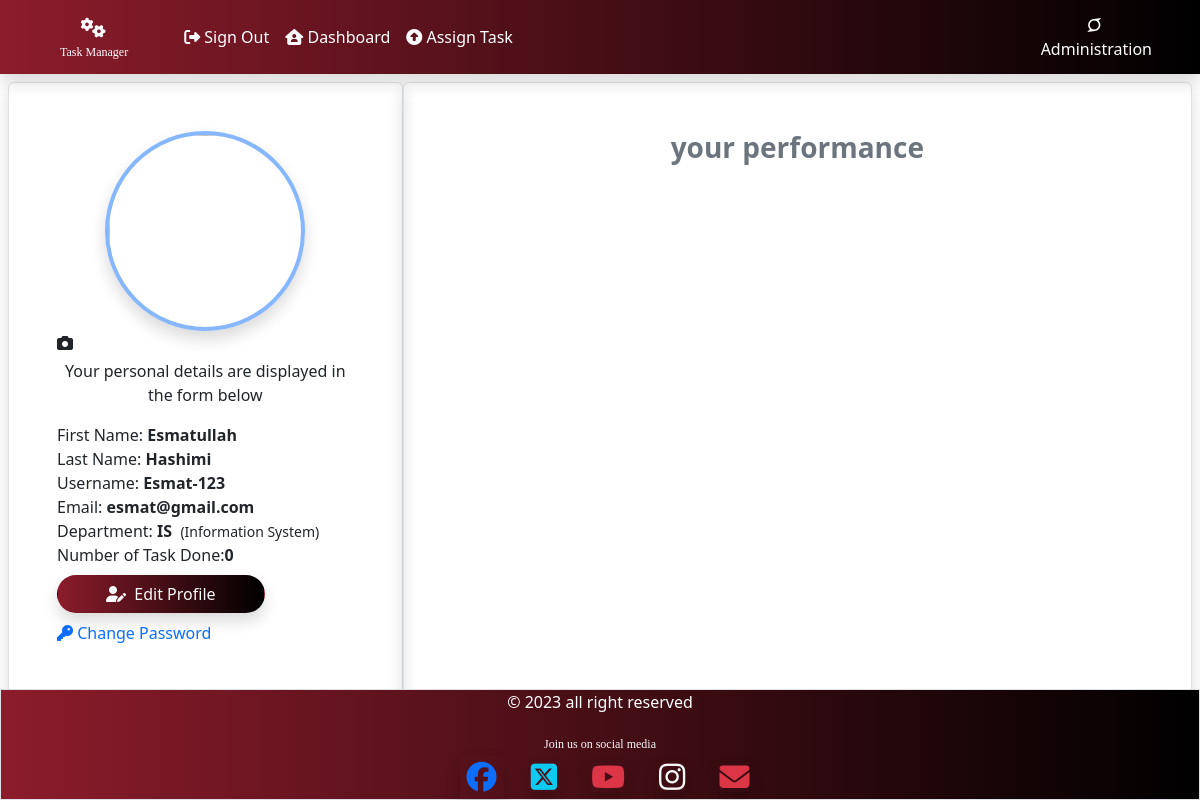
Page /taskmanager/user_profile/16 (signed in) on the committed database.
### taskmanager/models.py (models this page shows, shortened)
class CustomUser(AbstractUser):
    department=models.ForeignKey("Department",on_delete=models.CASCADE,null=True,blank=True)
    def __str__(self):
        return self.username

class Department(models.Model):
    dept_head = models.CharField(max_length=100)
    department = models.CharField(max_length=250)
    Description = models.TextField(max_length=300)

### taskmanager/views.py (the view, shortened to what this page needs)
# urls.py: path('user_profile/<userID>', views.user_profile, name='user_profile'),
@login_required(login_url='/taskmanager/login')
def user_profile(request,userID):
    current_user=User.objects.get(pk=userID)
    m_task=Tasks.objects.filter(assign_to_id=request.user.id, status=100).count()
    print(current_user)
    return render(request, 'taskmanager/user_profile.html', {'c_user':current_user, 'No_task':m_task})

### taskmanager/templates/taskmanager/user_profile.html (shortened to what this page needs)
{% extends 'taskmanager/base.html' %}
{% load static %}
{% block content %}
<div class="row m-2">
    <div class="col-md-4 p-5 shadow border rounded">
        <div class="d-flex justify-content-center">
            <img class="shadow rounded-circle border border-4 border-primary border-opacity-50" src="{{c_user.profile.image.url}}" width="200px" height="200px" alt="">
        </div>
        <div>
            <i class="fa-solid fa-camera text-center"></i>
        </div>
        <p class="m-0 p-0 text-center">Your personal details are displayed in the form below </p>
        <div class="my-3">
                <p class="p-0 m-0">First Name: <span class="fw-bold">{{c_user.first_name}}</span></p>
                <p class="p-0 m-0">Last Name: <span class="fw-bold"> {{c_user.last_name}}</span></p>
                <p class="p-0 m-0">Username: <span class="fw-bold"> {{c_user.username}}</span></p>
                <p class="p-0 m-0">Email: <span class="fw-bold"> {{c_user.email}}</span></p>
                <p class="p-0 m-0">Department:
                    <span class="fw-bold">{{c_user.department.department}}</span>&nbsp;
                    <small>({{c_user.department.Description}})</small>
                </p>
            <p class="p-0 m-0">Number of Task Done:<span class="fw-bold">{{No_task}}</span></p>
            <button class="btn text-light px-5 rounded-pill shadow my-2 bg-maroon"
            data-bs-toggle="collapse"
            data-bs-target="#collapseExample"
            aria-expanded="false"
            aria-controls="collapseExample">
            <i class="fa-solid fa-user-pen"></i>&nbsp;
            Edit Profile
            </button>
                <p class="text-primary" type="button" data-bs-toggle="modal" data-bs-target="#examplemodal">
                    <span class="change-password" ><i class="fa-solid fa-key"></i>&nbsp;Change Password</span>
                </p>
        </div>
    </div>
    <div class="col-md-8 p-5 shadow border rounded ">
        <h3 class="text-secondary text-center fw-bold">your performance</h3>
    </div>
</div>
{% endblock content %}

### taskmanager/templates/taskmanager/base.html (style rules this page uses)
.change-password { cursor: pointer; }
.bg-maroon { background-image:linear-gradient(to right,#8c1c2b,black); cursor: pointer; }
body { height: 100%; width: 100%; margin-bottom: 5%; }

### rows in the picture
CustomUser: first_name "Esmatullah", last_name "Hashimi", username "Esmat-123", email "esmat@gmail.com", department.department "IS", department.Description "Information System"

### other values in the picture
{{ No_task }} "0"
